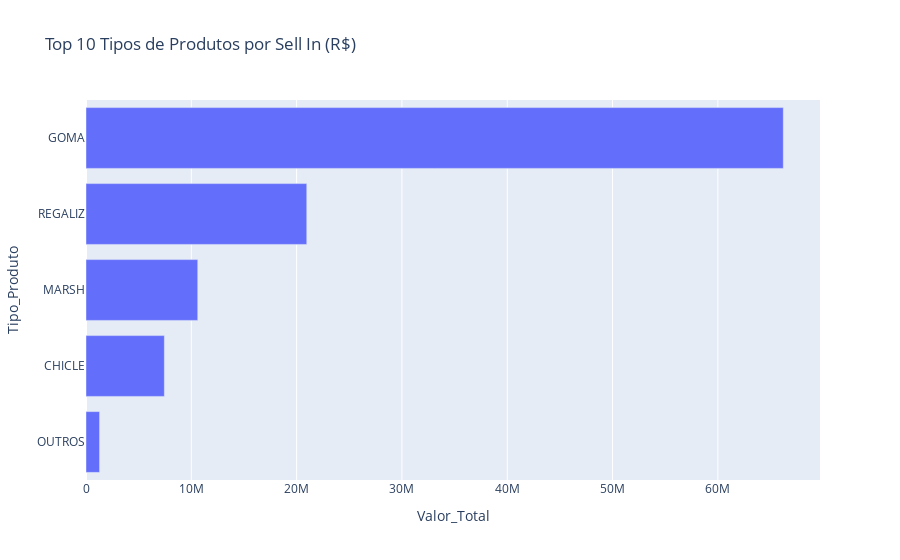

Notebook code cell kept with this figure:
### Code cell
# 4.3 — Top 10 Produtos por Sell In
top_prod = sell_in.groupby('Tipo_Produto')['Valor_Total'].sum().nlargest(10).reset_index()
fig = px.bar(top_prod, x='Valor_Total', y='Tipo_Produto', orientation='h',
             title='Top 10 Tipos de Produtos por Sell In (R$)')
fig.update_layout(yaxis={'categoryorder':'total ascending'})
fig.show()

### Figure 1 — Plotly figure (JSON) as saved in the notebook; plotly's stock layout.template omitted (floating-point values rounded to 4 significant figures)
{"data": [{"alignmentgroup": "True", "hovertemplate": "Valor_Total=%{x}<br>Tipo_Produto=%{y}<extra></extra>", "legendgroup": "", "marker": {"color": "#636efa", "pattern": {"shape": ""}}, "name": "", "offsetgroup": "", "orientation": "h", "showlegend": false, "textposition": "auto", "type": "bar", "x": [66210000.0, 20960000.0, 10610000.0, 7440000.0, 1290000.0], "xaxis": "x", "y": ["GOMA", "REGALIZ", "MARSH", "CHICLE", "OUTROS"], "yaxis": "y"}], "layout": {"barmode": "relative", "legend": {"tracegroupgap": 0}, "title": {"text": "Top 10 Tipos de Produtos por Sell In (R$)"}, "xaxis": {"anchor": "y", "domain": [0, 1], "title": {"text": "Valor_Total"}}, "yaxis": {"anchor": "x", "categoryorder": "total ascending", "domain": [0, 1], "title": {"text": "Tipo_Produto"}}}}
